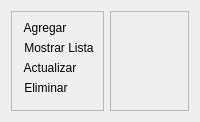
            <widget class="QWidget" name="DocsView">
             <layout class="QHBoxLayout" name="horizontalLayout_4" stretch="2,7">
              <item>
               <widget class="QFrame" name="docsControl">
                <property name="styleSheet">
                 <string notr="true">QPushButton {
	background-color: transparent;
	border: 0px;
	text-align: left;
}

QLabel {
	height: 5px;
	width: 5px;
}

QPushButton:hover, QToolButton:hover {
background-color: rgb(222, 221, 218);
opacity: 0.8;
border-radius: 20px;
}</string>
                </property>
                <property name="frameShape">
                 <enum>QFrame::StyledPanel</enum>
                </property>
                <property name="frameShadow">
                 <enum>QFrame::Raised</enum>
                </property>
                <layout class="QVBoxLayout" name="verticalLayout_4">
                 <item>
                  <widget class="QPushButton" name="createBtn_2">
                   <property name="text">
                    <string> Agregar</string>
                   </property>
                   <property name="icon">
                    <iconset>
                     <normaloff>create.png</normaloff>create.png</iconset>
                   </property>
                   <property name="iconSize">
                    <size>
                     <width>23</width>
                     <height>23</height>
                    </size>
                   </property>
                  </widget>
                 </item>
                 <item>
                  <widget class="QPushButton" name="readBtn_2">
                   <property name="text">
                    <string> Mostrar Lista</string>
                   </property>
                   <property name="icon">
                    <iconset>
                     <normaloff>read.png</normaloff>read.png</iconset>
                   </property>
                   <property name="iconSize">
                    <size>
                     <width>23</width>
                     <height>23</height>
                    </size>
                   </property>
                  </widget>
                 </item>
                 <item>
                  <widget class="QPushButton" name="updateBtn_2">
                   <property name="text">
                    <string> Actualizar</string>
                   </property>
                   <property name="icon">
                    <iconset>
                     <normaloff>update.png</normaloff>update.png</iconset>
                   </property>
                   <property name="iconSize">
                    <size>
                     <width>23</width>
                     <height>23</height>
                    </size>
                   </property>
                  </widget>
                 </item>
                 <item>
                  <widget class="QPushButton" name="deleteBtn_2">
                   <property name="text">
                    <string> Eliminar</string>
                   </property>
                   <property name="icon">
                    <iconset>
                     <normaloff>delete.png</normaloff>delete.png</iconset>
                   </property>
                   <property name="iconSize">
                    <size>
                     <width>23</width>
                     <height>23</height>
                    </size>
                   </property>
                  </widget>
                 </item>
                 <item>
                  <widget class="QLabel" name="usersIcon_2">
                   <property name="styleSheet">
                    <string notr="true">QLabel::pixmap {
	height: 10px;
	width: 10%;
}</string>
                   </property>
                   <property name="frameShape">
                    <enum>QFrame::Panel</enum>
                   </property>
                   <property name="frameShadow">
                    <enum>QFrame::Plain</enum>
                   </property>
                   <property name="lineWidth">
                    <number>-190</number>
                   </property>
                   <property name="text">
                    <string/>
                   </property>
                   <property name="pixmap">
                    <pixmap>documentation.png</pixmap>
                   </property>
                   <property name="scaledContents">
                    <bool>true</bool>
                   </property>
                   <property name="wordWrap">
                    <bool>false</bool>
                   </property>
                   <property name="margin">
                    <number>15</number>
                   </property>
                   <property name="indent">
                    <number>-1</number>
                   </property>
                  </widget>
                 </item>
                </layout>
               </widget>
              </item>
              <item>
               <widget class="QFrame" name="docsPage">
                <property name="frameShape">
                 <enum>QFrame::StyledPanel</enum>
                </property>
                <property name="frameShadow">
                 <enum>QFrame::Raised</enum>
                </property>
                <widget class="QStackedWidget" name="usersStackedWidget_2">
                 <property name="geometry">
                  <rect>
                   <x>0</x>
                   <y>0</y>
                   <width>561</width>
                   <height>300</height>
                  </rect>
                 </property>
                 <property name="currentIndex">
                  <number>1</number>
                 </property>
                 <widget class="QWidget" name="usersCreate_2"/>
                 <widget class="QWidget" name="usersRead_2"/>
                 <widget class="QWidget" name="usersUpdate_2"/>
                 <widget class="QWidget" name="usersDelete_2"/>
                </widget>
               </widget>
              </item>
             </layout>
            </widget>
